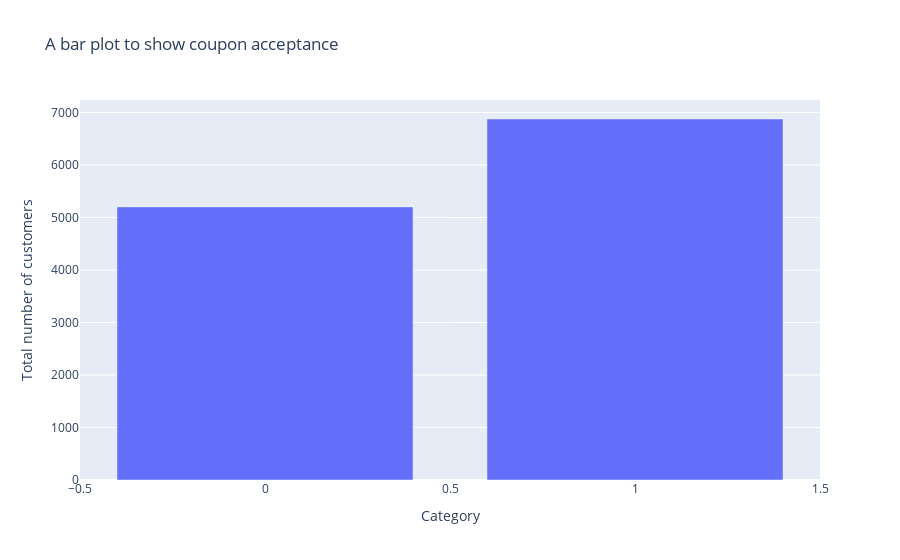

This figure's notebook cell:
### Markdown cell above
We see that customers' coupon acceptance rate is higher than rejection.

### Code cell
import plotly.express as px
fig = px.bar(
    acceptance_df
    , y='Total'
    , title="A bar plot to show coupon acceptance"
    , labels={'Total':'Total number of customers', 'index' : 'Category'}
)
fig.show()

### Figure 1 — Plotly figure (JSON) as saved in the notebook; plotly's stock layout.template omitted (floating-point values rounded to 4 significant figures)
{"data": [{"alignmentgroup": "True", "hovertemplate": "Category=%{x}<br>Total number of customers=%{y}<extra></extra>", "legendgroup": "", "marker": {"color": "#636efa", "pattern": {"shape": ""}}, "name": "", "offsetgroup": "", "orientation": "v", "showlegend": false, "textposition": "auto", "type": "bar", "x": [0, 1], "xaxis": "x", "y": [5202, 6877], "yaxis": "y"}], "layout": {"autosize": true, "barmode": "relative", "legend": {"tracegroupgap": 0}, "title": {"text": "A bar plot to show coupon acceptance"}, "xaxis": {"anchor": "y", "autorange": true, "domain": [0, 1], "range": [-0.5, 1.5], "title": {"text": "Category"}, "type": "linear"}, "yaxis": {"anchor": "x", "autorange": true, "domain": [0, 1], "range": [0, 7239.0], "title": {"text": "Total number of customers"}, "type": "linear"}}}
